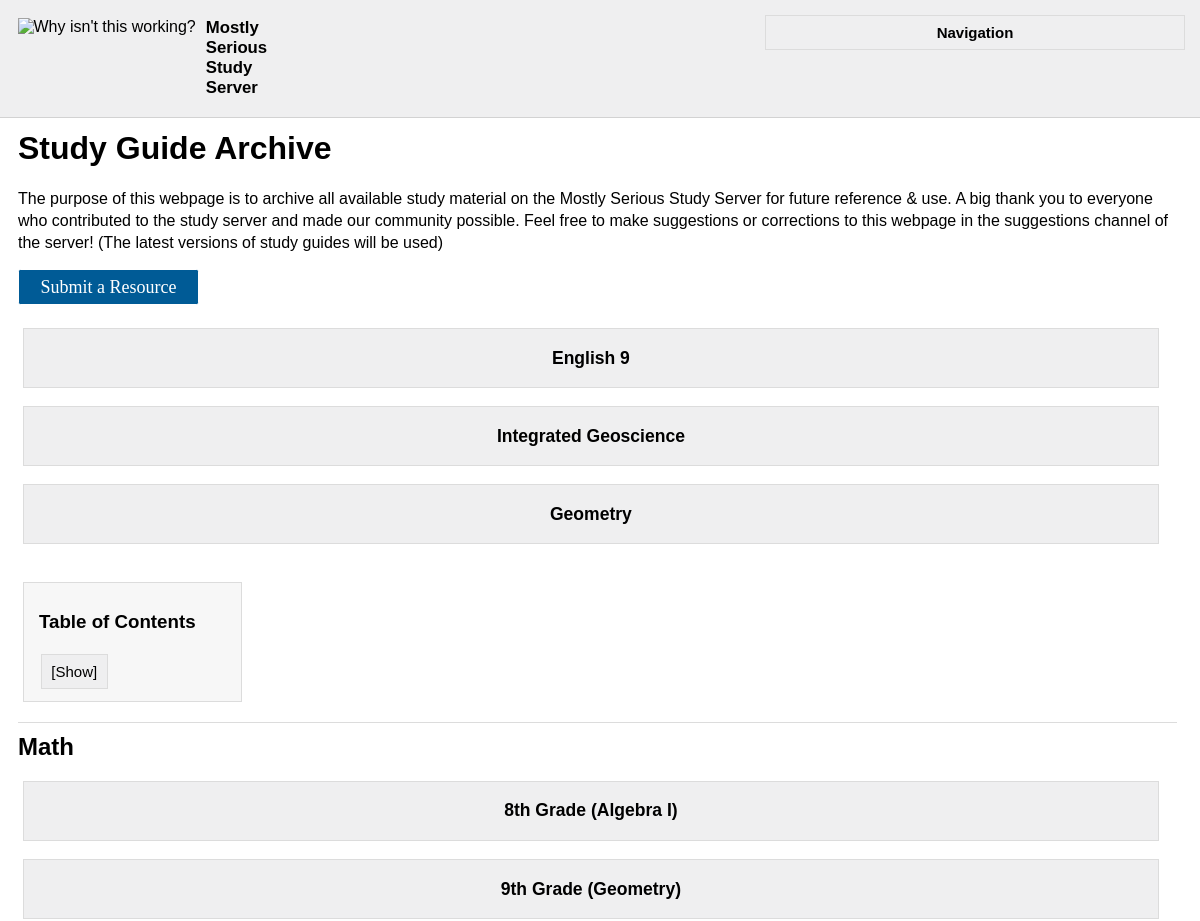
Page /archive (upper part) on the earlier database version.
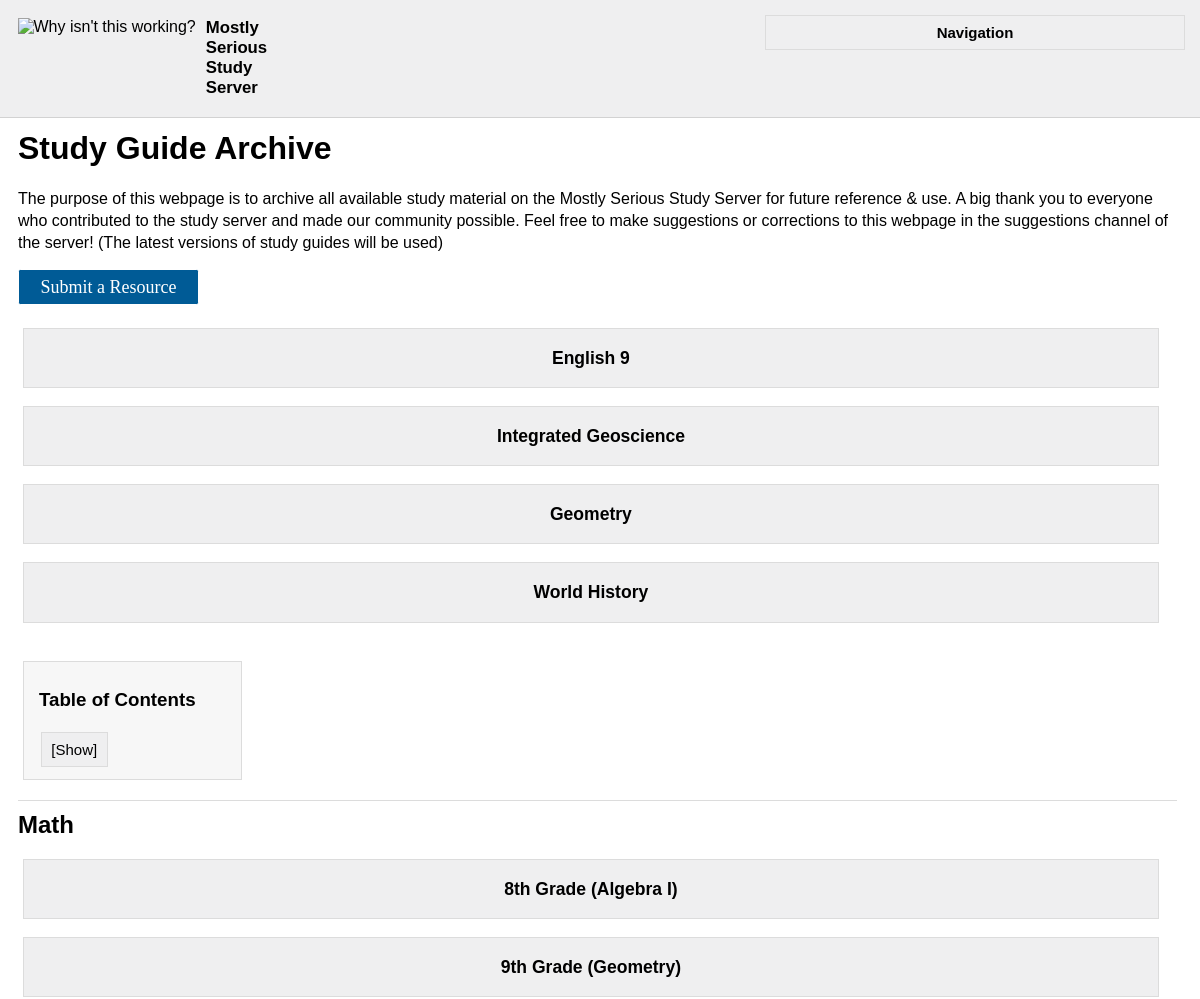
Same page on the later database version.
### tables this page shows
CREATE TABLE `subject` (
    `subjectId` INTEGER PRIMARY KEY NOT NULL,
    `subjectName` varchar(128) NOT NULL

);

### main.py (the view)
@app.route('/archive', methods = ['GET'])
def archive():
    info = logic.getEverything()
    return render_template('archive.html', info = info)

### logic.py (called while the page is built)
def getEverything():
    subjects = conn.execute("SELECT subjectId FROM subject").fetchall()
    subjectNames = conn.execute("SELECT subjectName FROM subject").fetchall()
    rows = conn.execute("SELECT * FROM row").fetchall()
    print("subjects:")
    print(subjects)
    print("names:")
    print(subjectNames)
    print("rows:")
    print(rows)
    arr = [] # hold subject name
    for (sid, sname) in zip(subjects, subjectNames):
        print(sid, sname)
        r = conn.execute("SELECT * FROM row WHERE subjectId = " + str(sid[0])).fetchall()
        arr.append([sname[0], (r)])
    print(arr)
    return arr

### templates/archive.html (shortened to what this page needs)
<!DOCTYPE html>
<html>
  <head>
    <link href="{{ url_for('static', filename = 'css/archive.css') }}" rel="stylesheet" type="text/css" />
  </head>
  <body>
    <div id="text-txt"><h1 id="top">Study Guide Archive</h1>
    <p>The purpose of this webpage is to archive all available study material on the Mostly Serious Study Server for future reference & use. A big thank you to everyone who contributed to the study server and made our community possible. Feel free to make suggestions or corrections to this webpage in the suggestions channel of the server! (The latest versions of study guides will be used)</p>
    <a href = '/submit-item' class = "cool_button">Submit a Resource</a>
    <br>
    <br>
      {% for i in info %}
        {% set name = i[0] %}
        <button type="button" class="collapsibleThree"><h3>{{name}}</h3></button>
        <br>
      {% endfor %}
    <div id="TableOfContents"><h3>Table of Contents</h3>
    <button type="button" class="collapsibleTwo">[Show]</button>
    </div>
    <h2 id="math">Math</h2>
    <button type="button" class="collapsibleThree"><h3 id="mathgr8">8th Grade (Algebra I)</h3></button>
    <br>
    <button type="button" class="collapsibleThree"><h3 id="mathgr9">9th Grade (Geometry)</h3></button>
    <br>
    <br>
    <br>
    <br>
    <br>
    <div class="sidebar">
      <div id="sanic"><img src="https://snipboard.io/Bp6ozv.jpg" width="120" alt="Why isn't this working?">
      </div>
      <div id=sidebar-title><strong>Mostly Serious Study Server</strong></div>
      <button type="button" class="collapsible"><strong>Navigation</strong></button>
    </div>
  </body>
</html>

### static/css/archive.css (style rules this page uses)
@media (prefers-color-scheme: light) { a.cool_button { display: inline-block; padding: 0.35em 1.2em; border: 0.1em solid #FFFFFF; margin: 0 0.3em 0.3em 0; border-radius: 0.12em; box-sizing: border-box; text-decoration: none; background-color: #005b96; font-family: Arvo; font-weight: 300; color: #FFFFFF; text-align: center; transition: all 0.3s; font-size: 18px; box-shadow: 0px 3px 8px 0px rgb(254, 254, 254); } }
@media (prefers-color-scheme: light) { body { background-color: rgb(255, 255, 255); color: black; font-family: "Ariel", sans-serif; font-weight: 349 } }
@media (prefers-color-scheme: light) { p { line-height: 1.35; } }
@media (prefers-color-scheme: light) { #TableOfContents { background-color: rgb(247, 247, 247); border: 1px solid rgb(220, 220, 220); border-collapse: collapse; line-height: 1.4; margin-left: 5px; margin-top: 20px; padding: 12px; padding-left: 15px; padding-top: 7px; width: 190px } }
@media (prefers-color-scheme: light) { #math { border-top: 1px solid rgb(220, 220, 220); padding-top: 10px } }

Differences in the rows shown:
added subject: subjectName "World History"
